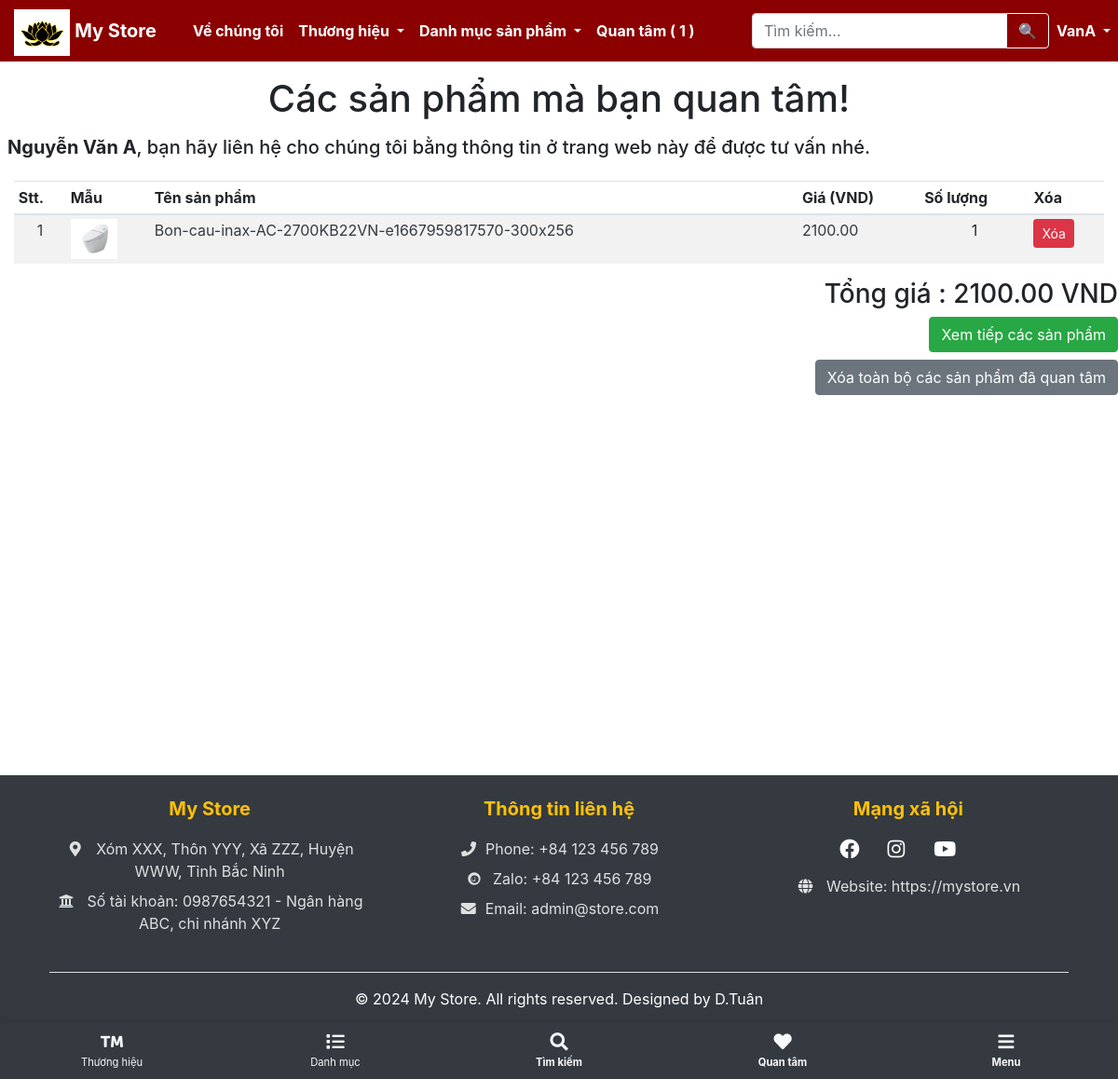
The page /cart (signed in) on the database its author committed.
### shop/customers/models.py (models this page shows, shortened)
class RegisterModel(db.Model, UserMixin):
    id = db.Column(db.Integer, primary_key=True)
    name = db.Column(db.String(64), unique=False)
    username = db.Column(db.String(64), unique=True)
    email = db.Column(db.String(64), unique=True)
    password = db.Column(db.String(128), unique=False)
    country = db.Column(db.String(50), unique=False)
    state = db.Column(db.String(50), unique=False)
    city = db.Column(db.String(50), unique=False)
    address = db.Column(db.String(256), unique=False)
    contact = db.Column(db.String(16), unique=False)
    role = db.Column(db.String(20), default='customer')
    profile_image = db.Column(db.String(128), unique=False, default='profile.jpg')
    date_created = db.Column(db.DateTime, nullable=False, default=datetime.now())

class CustomerOrder(db.Model):
    id = db.Column(db.Integer, primary_key=True)
    customer_id = db.Column(db.Integer, db.ForeignKey('register_model.id'), nullable=False)
    product_id = db.Column(db.Integer, db.ForeignKey('product.id'), nullable=False)
    quantity = db.Column(db.Integer, nullable=False)
    date_added = db.Column(db.DateTime, nullable=False, default=datetime.now())
    status = db.Column(db.String(20), default='in_cart')  # 'in_cart' hoặc 'removed'
    customer = db.relationship('RegisterModel', backref=db.backref('orders', lazy=True))
    product = db.relationship('Product', backref=db.backref('orders', lazy=True))

### shop/products/models.py (models this page shows, shortened)
class Product(db.Model):
    id = db.Column(db.Integer, primary_key=True)
    name = db.Column(db.String(80), nullable=False)
    price = db.Column(db.Numeric(10,2), nullable=False)
    stock = db.Column(db.Integer, nullable=False)
    desc = db.Column(db.Text, nullable=False)
    pub_date = db.Column(db.DateTime, nullable=False,default=datetime.now())
    brand_id = db.Column(db.Integer, db.ForeignKey('brand.id'),nullable=False)
    brand = db.relationship('Brand', backref=db.backref('brand', lazy=True))
    category_id = db.Column(db.Integer, db.ForeignKey('category.id'),nullable=False)
    category = db.relationship('Category' , backref=db.backref('category', lazy=True))
    image_1 = db.Column(db.String(256), nullable=False, default='image1.jpg')

### shop/carts/carts.py (the view, shortened to what this page needs)
@app.route('/cart')
def get_cart():
    total_without_tax = 0
    if current_user.is_authenticated:        # Lấy giỏ hàng từ database cho user đã đăng nhập
        cart_items = CustomerOrder.query.filter_by(
            customer_id=current_user.id,
            status='in_cart'
        ).all()
        for item in cart_items:
            total_without_tax += item.product.price * item.quantity
        return render_template('products/cart.html',
                             cart_items=cart_items,
                             total_without_tax=total_without_tax,
                             brands=get_all_brands(),
                             categories=get_all_categories(), CustomerOrder=CustomerOrder)

### shop/customers/models.py (called while the page is built)
@login_manager.user_loader
def user_loader(user_id):
    return RegisterModel.query.get(user_id)

### shop/products/routes.py (called while the page is built)
def get_all_brands():
    brands = Brand.query.join(Product, (Brand.id==Product.brand_id)).all()
    return brands

def get_all_categories():
    return Category.query.join(Product, (Category.id==Product.category_id)).all()

### shop/templates/products/cart.html (shortened to what this page needs)
{% extends 'layout.html' %}
{% block body_block %}
<div class="container mt-2">
    <h1 class="mt-3 text-center">Các sản phẩm mà bạn quan tâm!</h1>
    <h5 class="mt-2 p-2 text-left"><strong>{{current_user.name}}</strong>, bạn hãy liên hệ cho chúng tôi bằng thông tin
        ở trang web này để được tư vấn nhé.
    </h5>
    <div class="row mt-3">
        <div class="col-md-12">
            <table class="table table-sm table-striped table-hover table-responsive-md">
                <thead>
                    <th>Stt.</th>
                    <th>Mẫu</th>
                    <th>Tên sản phẩm</th>
                    <th>Giá (VND)</th>
                    <th>Số lượng</th>
                    <th>Xóa</th>
                </thead>
                <tbody>
                    {% if current_user.is_authenticated %}
                    {% for item in cart_items %}
                    <tr>
                        <td class="text-center"><a href="{{ url_for('product_details', id=item.product_id) }}"
                                class="text-dark">{{loop.index}}</a></td>
                        <td><a href="{{ url_for('product_details', id=item.product_id) }}" class="text-dark">
                                <img src="{{ url_for('static', filename='images/' + item.product.image_1) }}"
                                    width="50">
                            </a></td>
                        <td> <a href="{{ url_for('product_details', id=item.product_id) }}" class="text-dark">
                                {{ item.product.name }}
                            </a></td>
                        <td class="text-left"><a href="{{ url_for('product_details', id=item.product_id) }}"
                                class="text-dark">
                                {{ item.product.price }}
                            </a></td>
                        <td class="text-center">{{ item.quantity }}</td>
                        <td>
                            <a href="{{ url_for('deleteitem', id=item.product_id) }}"
                                class="btn btn-danger btn-sm">Xóa</a>
                        </td>
                    </tr>
                    {% endfor %}
                    {% endif %}
                </tbody>
            </table>
        </div>
    </div>
    <div class="d-flex flex-column align-items-end">
        <h3>Tổng giá : {{total_without_tax}} VND</h3>
        <a href="/" class="btn btn-success mb-2">Xem tiếp các sản phẩm</a>
        <a href="{{url_for('clearcart')}}" class="btn btn-secondary">Xóa toàn bộ các sản phẩm đã quan tâm</a>
    </div>
</div>
{% endblock body_block %}

### shop/templates/navbar.html (shortened to what this page needs)
<div class="container">
    <nav class="navbar navbar-expand-lg navbar-dark bg-dark py-2">
        <a class="navbar-brand" href="/"><img src="{{ url_for('static', filename='images/logo/lotus.jpg') }}"
                alt="Tuan's Store Logo" height="50"> My Store</a>
        <div class="collapse navbar-collapse" id="navbarSupportedContent">
            <ul class="navbar-nav mr-auto">
                <li class="nav-item">
                    <a class="nav-link" href="/about">Về chúng tôi</a>
                </li>
                <li class="nav-item dropdown">
                    <a class="nav-link dropdown-toggle" href="#" id="navbarDropdown" role="button"
                        data-toggle="dropdown" aria-haspopup="true" aria-expanded="false">
                        Thương hiệu
                    </a>
                </li>
                <li class="nav-item dropdown">
                    <a class="nav-link dropdown-toggle" href="#" id="navbarDropdown" role="button"
                        data-toggle="dropdown" aria-haspopup="true" aria-expanded="false">
                        Danh mục sản phẩm
                    </a>
                </li>
                <li class="nav-item">
                    <a class="nav-link" href="{{ url_for('get_cart') }}">
                        Quan tâm (
                        {% if current_user.is_authenticated %}
                        {% set cart_count = CustomerOrder.query.filter_by(customer_id=current_user.id,
                        status='in_cart').count() %}
                        {{ cart_count }}
                        {% else %}
                        {% if 'shopcart' in session %}
                        {{ session['shopcart']|length }}
                        {% else %}
                        0
                        {% endif %}
                        {% endif %}
                        )
                    </a>
                </li>
            </ul>
            <ul class="navbar-nav ml-auto">
                <form action="{{ url_for('search') }}" method="GET" class="form-inline my-2 my-lg-0">
                    <div class="input-group">
                        <input class="form-control" type="search" name="q" placeholder="Tìm kiếm..."
                            class="form-control mr-sm-2 bg-white text-dark">
                        <div class="input-group-append">
                            <button class="btn btn-outline-light" type="submit">🔍</button>
                        </div>
                    </div>
                </form>
                {% if current_user.is_authenticated %}
                <li class="nav-item dropdown">
                    <a class="nav-link dropdown-toggle" href="#" id="userDropdown" role="button" data-toggle="dropdown"
                        aria-haspopup="true" aria-expanded="false">
                        {{ current_user.username }}
                    </a>
                </li>
                {% endif %}
            </ul>
        </div>
    </nav>
</div>

### shop/templates/navbar.html (style rules this page uses)
.navbar { min-height: 50px; }
.navbar-brand { padding: 0 15px; height: 50px; line-height: 50px; }

### shop/templates/layout.html (style rules this page uses)
.container, .container-fluid { max-width: 100% !important; padding: 0 !important; margin: 0 !important; }
.navbar-brand img { transition: transform 0.3s ease; }
.navbar { background-color: #FF0000 !important; z-index: 1100; position: relative; }
.navbar-dark .navbar-nav .nav-link { color: #FFFFFF !important; font-weight: bold; }
.navbar-dark .navbar-brand { color: #FFFFFF !important; font-weight: bold; }
body { margin: 0; padding: 0; width: 100%; }
.navbar { padding: 1rem 0; margin: 0; width: 100%; background-color: #8B0000 !important; }
.row { margin: 0; }

### rows shown on the page
RegisterModel: username "VanA", name "Nguyễn Văn A"
CustomerOrder: image_1 (picture), product.name "Bon-cau-inax-AC-2700KB22VN-e1667959817570-300x256", product.price "2100.00", quantity "1"

### other values the page prints
{{ cart_count }} "1"
{{ total_without_tax }} "2100.00"
